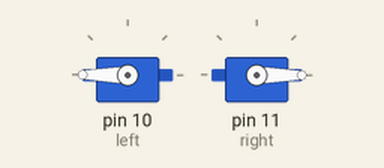
This sketch was run on a simulated Arduino Uno, built with avr-gcc and run on an emulated ATmega328P. Parts: 2 × servo.

Above: at 0.1 s.
At 6.1 s:
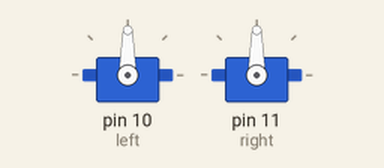
Timing chart, 0 to 7.6 s (numbered marks = the images above):
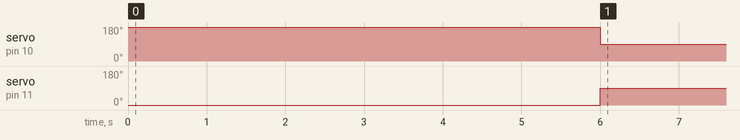

Measured:
- by itself, servo on pin 10 (left): 180° → 90° at 6.0 s
- by itself, servo on pin 11 (right): 0° → 90° at 6.0 s

The sketch:

line.ino
```cpp
#include <Servo.h>

Servo left, right;

void setup() {
  left.attach(10, 1300, 1700);
  right.attach(11, 1300, 1700);

  line(200);
  // delays for 6 seconds
  delay(6000);
  line(0);
}

void loop() {
}

// gives equal rotation to both wheels
void line(int spd){
  drive(spd, spd);
}

void drive(int leftpw, int rightpw){
  left.writeMicroseconds(1500 + leftpw);
  right.writeMicroseconds(1500 - rightpw);
}
```
